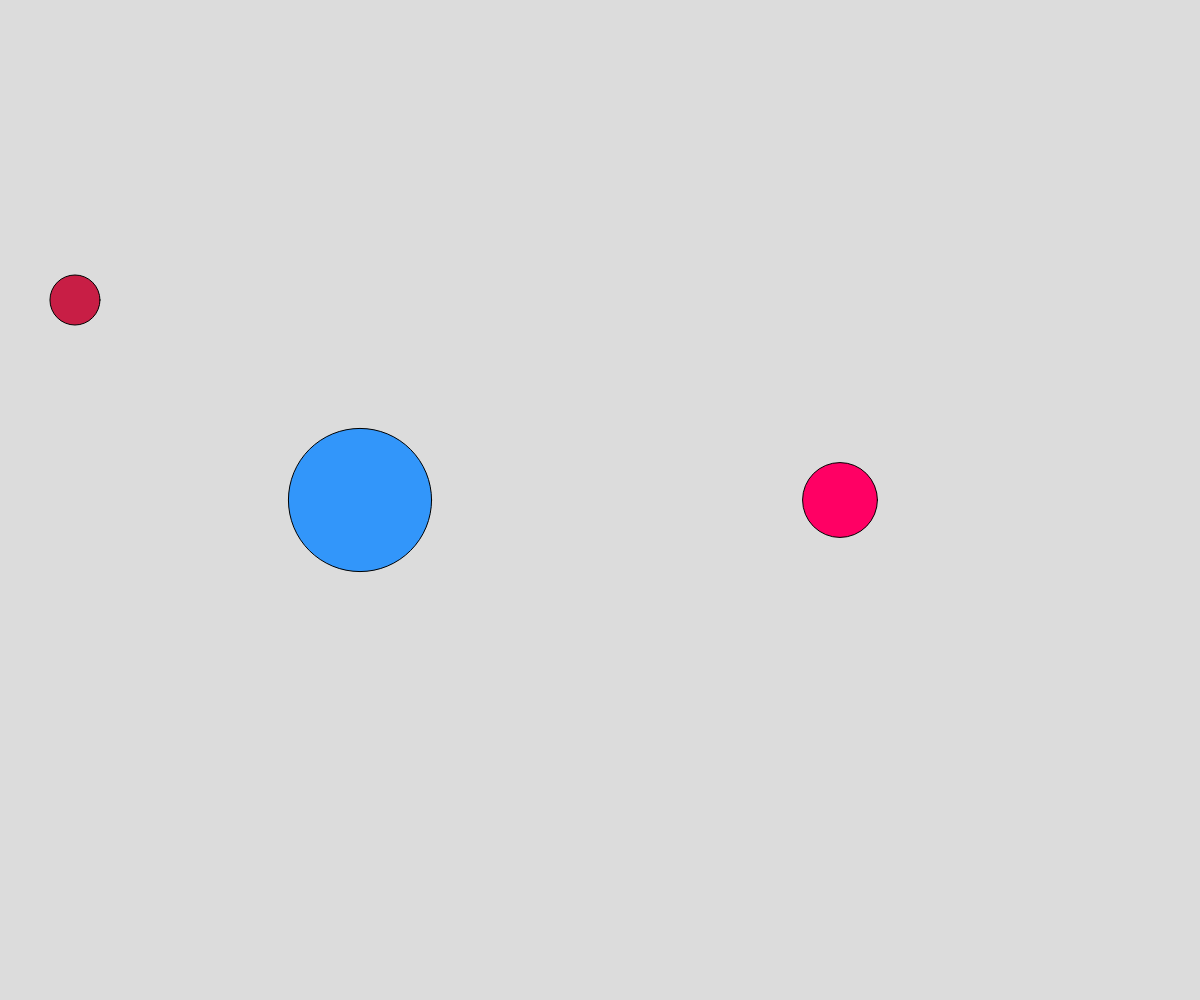
Frame 1 (no input)
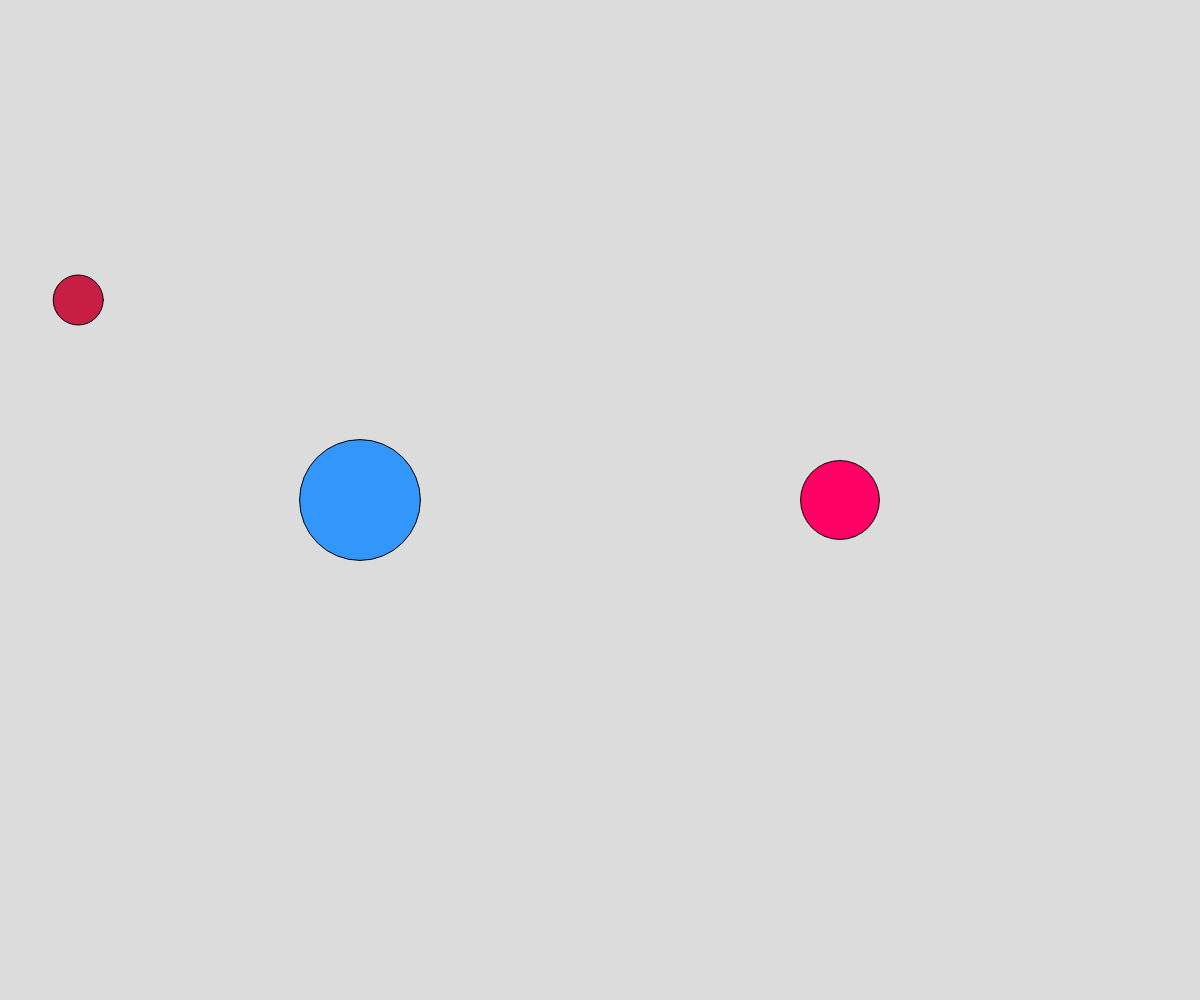
Frame 60 (no input)
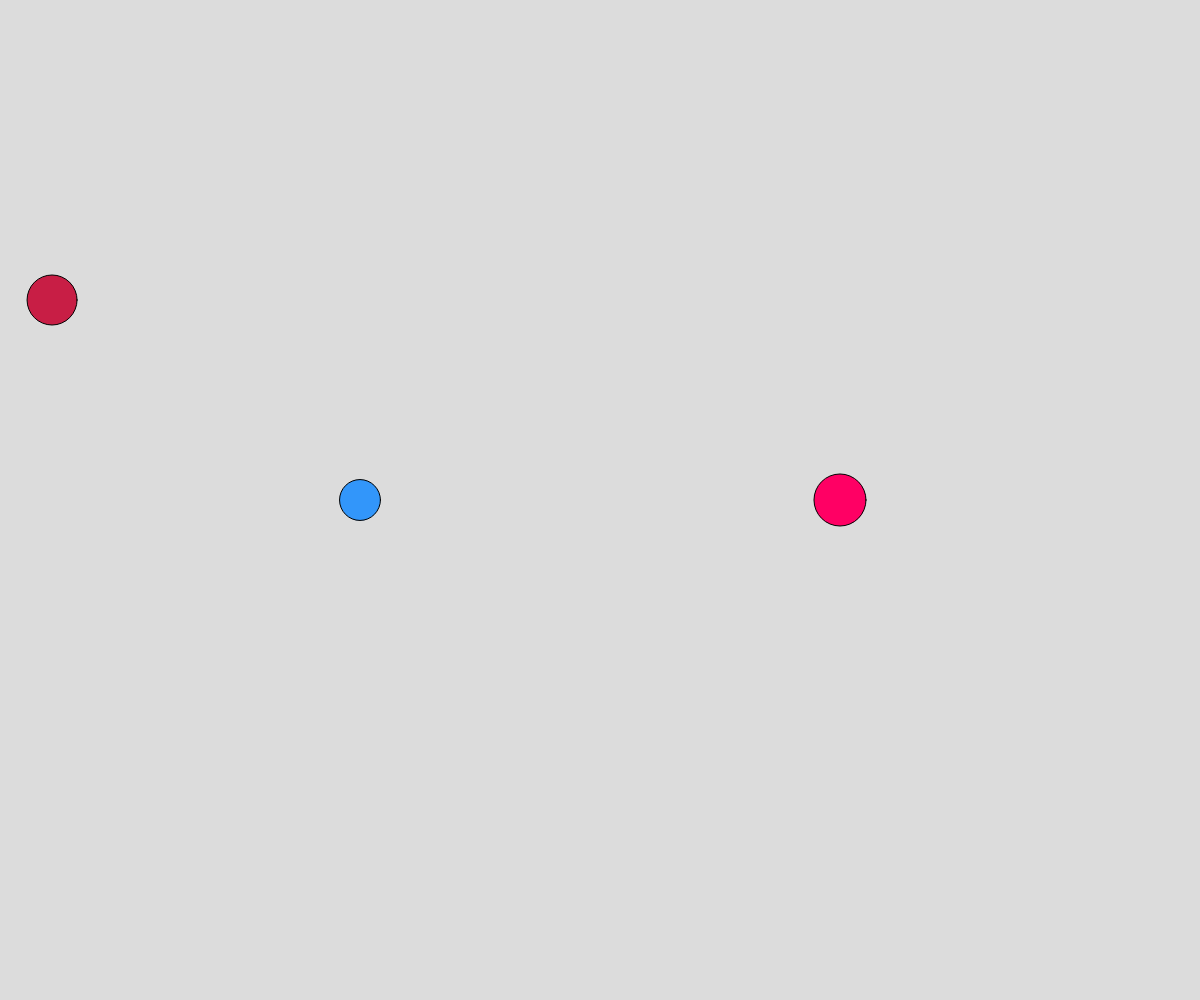
Frame 120 (the mouse pressed at the canvas centre since frame 60)

The p5.js sketch that drew these frames (run headless with seeded random() and noise() and a simulated clock; from frame 60 on, the mouse is pressed at the canvas centre):

// p5.js sketch
// ── sketch.js
//random() and noise()
// Logan Roy
// September 24, 2025


//global varriables

let x1, y1, x2, y2;
let d1, d2;
let noiseTime = 5, noiseSpeed = 0.01;
// Noisespeed controls how connected
// our random noise() values are
let minSize = 1; let maxSize = 200;

let mX, mY; // move x and y

function setup() {
  createCanvas(windowWidth, windowHeight);
  x1 = width*0.3; y1 = height*0.5;
  x2 = width*0.7; y2 = height*0.5;
  mY = height*0.3;
  //frameRate(10);
}

function draw() {
  background(220);
  randomCircle();
  noiseCircle();
  noiseMove();
}

function noiseMove(){
  // use random noise to set the position of the third circle
  fill(200, 30, 69)
  mX = noise(noiseTime);
  mX = map(mX, 0, 1, minSize, maxSize)
  circle(mX, mY, 50);

}


function noiseCircle(){
  // draw a fixed circle with randomly changing
  // yet smooth diameters

  d2 = noise(noiseTime); // yields value between 0-1
  d2 = map(d2, 0, 1, minSize, maxSize)
  fill(255, 0, 100)
  circle(x2, y2, d2)
  noiseTime += noiseSpeed
}


function randomCircle(){
  // draw a fixed circle with randomly changing diameter
  fill(50, 150, 250);
  d1 = random(minSize, maxSize)
  circle(x1, y1, d1)
}
